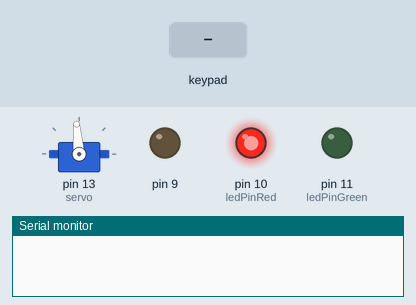
Recording of a sketch running on a simulated Arduino Uno, built with avr-gcc and run on an emulated ATmega328P. Shown: servo, output pins drawn as LEDs (lit = HIGH), the last lines printed to the serial monitor. The test bench sets the inputs (shaded band).

Above: at 1.2 s.
1.3 s: key '#' pressed
At 1.7 s:
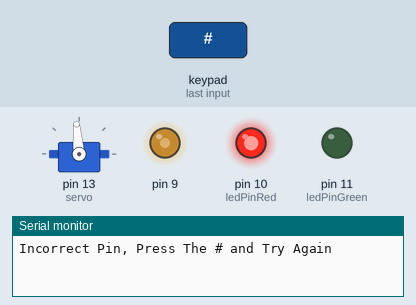
4.3 s: keypad keys 1 2 3 4 # pressed 0.4 s apart
At 6.8 s:
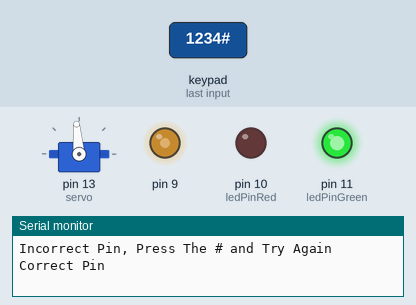
At 7.8 s:
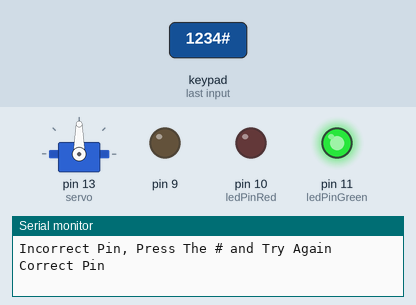
14.5 s: keypad keys 8 7 6 5 # pressed 0.4 s apart
Timing chart, 0 to 21.0 s (numbered marks = the images above; inputs shaded):
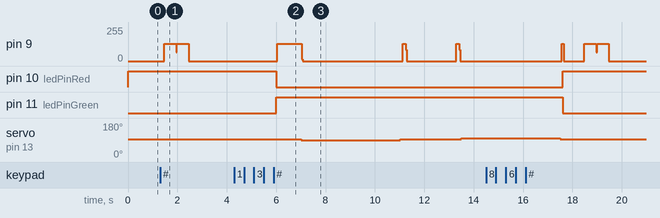

Measured:
- after the input at 1.3 s, pin 9: 0/255 → 128/255 after 0.16 s, → 0/255 1.0 s later
- after the input at 4.3 s, pin 10 (ledPinRed): HIGH → LOW after 1.7 s; pin 11 (ledPinGreen): LOW → HIGH after 1.7 s; servo on pin 13 (servo): 95° → 90° after 2.7 s, → 95° 4.0 s later, → 100° 2.5 s later

The sketch:

FinalWorkingProject_nov29.ino
```cpp
#include <Keypad.h>
#include <Wire.h>
#include <Servo.h>

Servo servo;
int ledPinGreen = 11;
int ledPinRed = 10;

const byte ROWS = 4; //four rows
const byte COLS = 3; //three columns
char keys[ROWS][COLS] =
{
  {'1','2','3'},
  {'4','5','6'},
  {'7','8','9'},
  {'*','0','#'}
};
byte rowPins[ROWS] = { 8, 7, 6, 5 }; //connect to the row pinouts of the keypad
byte colPins[COLS] = { 4, 3, 2, }; //connect to the column pinouts of the keypad

Keypad keypad = Keypad( makeKeymap(keys), rowPins, colPins, ROWS, COLS );

char PIN[4]={'1','2','3','4'}; // our secret (!) number
char attempt[4]={
  0,0,0,0}; // used for comparison
int z=0;

void setup()
{
  Serial.begin(9600);
  servo.attach(13);
  fullstop();
  pinMode(9, OUTPUT);
  pinMode(ledPinGreen, OUTPUT);
  pinMode(ledPinRed, OUTPUT);
  startingPIN();
}

void startingPIN() // this is how the LED's will start off
{
  digitalWrite(ledPinRed, HIGH);
  digitalWrite(ledPinGreen, LOW);
}

void correctPIN() // do this if correct PIN entered
{
  Serial.println("Correct Pin");
  digitalWrite(ledPinGreen, HIGH);
  digitalWrite(ledPinRed, LOW);
  play_tone(9, 500, 1000); delay(10);
  up(); delay(4000);
  fullstop(); delay(70);
  play_tone(9, 500, 150); delay(10);
  delay(2000);
  play_tone(9, 500, 150); delay(100);
  down(); delay(4000);
  fullstop();
  play_tone(9, 100, 100); delay(10);
  startingPIN();
}

void incorrectPIN() // do this if incorrect PIN entered
{
  Serial.println("Incorrect Pin, Press The # and Try Again");
  digitalWrite(ledPinRed, HIGH);
  digitalWrite(ledPinGreen, LOW);
  play_tone(9, 100, 500); delay(20);
  play_tone(9, 100, 500);
}

void checkPIN()
{
  int correct=0;
  for (int q=0; q<4; q++)
  {
    if (attempt[q]==PIN[q])
    {
      correct++;
    }
  }
  if (correct==4)
  {
    correctPIN();
  } else
  {
    incorrectPIN();
  }
  for (int zz=0; zz<4; zz++) // wipe attempt
  {
    attempt[zz]=0;
  }
}

void readKeypad()
{
  char key = keypad.getKey();
  if (key != NO_KEY)
  {
    switch(key)
    {
    case '*':
      z=0;
      break;
    case '#':
      delay(100);
      checkPIN();
      break;
    default:
      attempt[z]=key;
      z++;
    }
  }
}

void play_tone(int pin, int freq, int duration)
{
  int i = 0;
  int sleep = 1000 / (2*freq);
  int periods = duration / (2 * sleep);
  pinMode(pin, OUTPUT);
  for (i = 0 ; i < periods; i++) {
    digitalWrite(pin, 1);
    delay(sleep);
    digitalWrite(pin, 0);
    delay(sleep);
  }
}

void up()
{
  servo.write(90);
}

void down()
{
  servo.write(100);
}

void fullstop()
{
  servo.write(95);
}

void loop()
{
  readKeypad();
}
```
